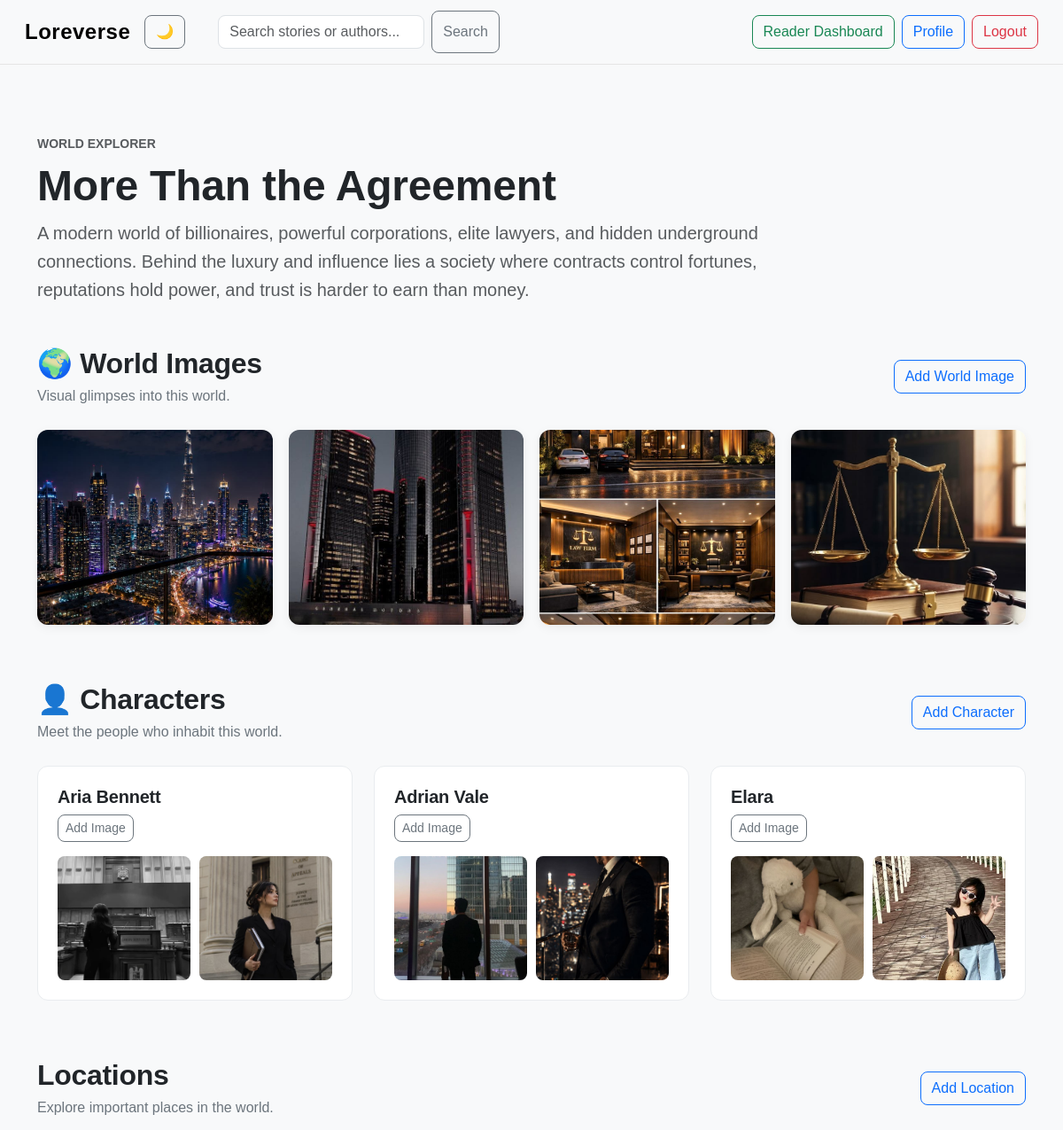
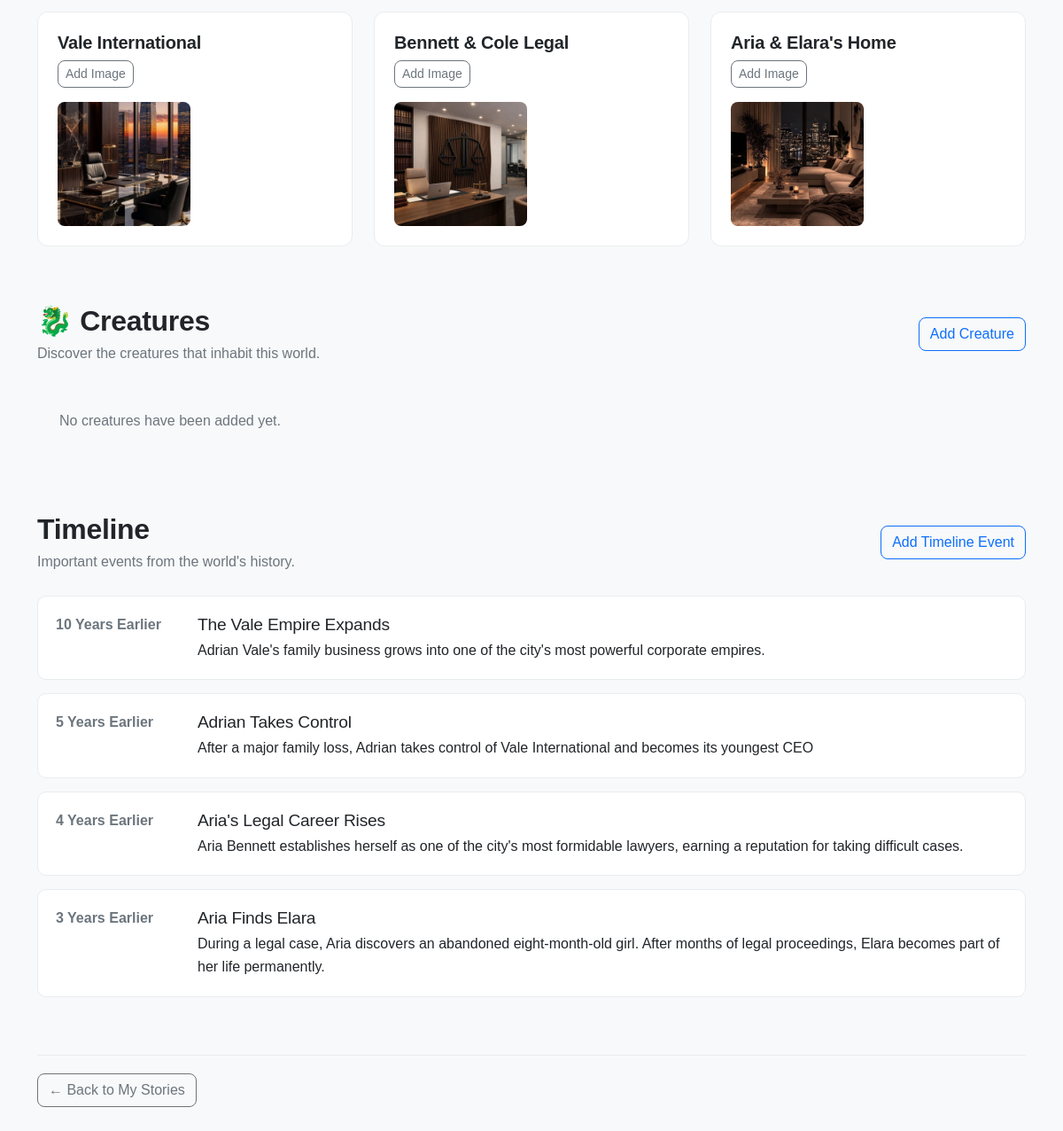
The page /stories/2/world/ (signed in) on the database its author committed (2 pictures, top to bottom).
### loreverse/models.py (models this page shows, shortened)
class Story(models.Model):
    GENRE_CHOICES = [
        ("Fantasy", "Fantasy"),
        ("Romance", "Romance"),
        ("Mystery", "Mystery"),
        ("Horror", "Horror"),
        ("Science Fiction", "Science Fiction"),
        ("Adventure", "Adventure"),
        ("Other", "Other"),]
    title = models.CharField(max_length=200)
    genre = models.CharField(max_length=30, choices=GENRE_CHOICES, default="Other")
    tags = models.CharField(max_length=300, blank=True)
    description = models.TextField()
    cover_image = models.ImageField(upload_to="story_covers/",blank=True)
    author = models.ForeignKey(User, on_delete=models.CASCADE)
    published = models.BooleanField(default=False)
    created_at = models.DateTimeField(auto_now_add=True)
    updated_at = models.DateTimeField(auto_now=True)
    favorited_by = models.ManyToManyField(User, related_name="favorite_stories", blank=True)
    want_to_read_by = models.ManyToManyField(User, related_name="want_to_read_stories", blank=True)

class World(models.Model):
    story = models.OneToOneField(
        Story,
        on_delete=models.CASCADE,
        related_name="world"
    )
    description = models.TextField(blank=True)

class WorldImage(models.Model):
    world = models.ForeignKey(
        World,
        on_delete=models.CASCADE,
        related_name="images"
    )
    image = models.ImageField(upload_to="world_images/")

class Character(models.Model):
    world = models.ForeignKey(
        World,
        on_delete=models.CASCADE,
        related_name="characters"
    )
    name = models.CharField(max_length=200)

class CharacterImage(models.Model):
    character = models.ForeignKey(
        Character,
        on_delete=models.CASCADE,
        related_name="images"
    )
    image = models.ImageField(upload_to="character_images/")

class Location(models.Model):
    world = models.ForeignKey(
        World,
        on_delete=models.CASCADE,
        related_name="locations"
    )
    name = models.CharField(max_length=200)

class LocationImage(models.Model):
    location = models.ForeignKey(
        Location,
        on_delete=models.CASCADE,
        related_name="images"
    )
    image = models.ImageField(upload_to="location_images/")

class TimelineEvent(models.Model):
    world = models.ForeignKey(
        World,
        on_delete=models.CASCADE,
        related_name="timeline"
    )
    title = models.CharField(max_length=200)
    description = models.TextField(blank=True)
    date = models.CharField(max_length=100)

### loreverse/views.py (the view)
# urls.py: path("stories/<int:story_id>/world/", views.world_explorer, name="world_explorer"),
@login_required
def world_explorer(request, story_id):
    story = get_object_or_404(Story, id=story_id)
    if not story.published and story.author != request.user:
        return redirect("index")
    world = get_object_or_404(World, story=story)
    return render(request, "loreverse/world_explorer.html", {
        "story": story, "world": world,
    })

### loreverse/templates/loreverse/world_explorer.html
{% extends "loreverse/layout.html" %}
{% block body %}
<div class="container py-5">
    <div class="world-header mb-5">
        <p class="text-muted text-uppercase small fw-semibold mb-2">World Explorer</p>
        <h1 class="display-5 fw-bold">{{ story.title }}</h1>
        <p class="lead text-muted mb-0">{{ world.description }}</p>
    </div>
    <section class="world-section">
        <div class="world-section-header">
            <div>
                <h2>🌍 World Images</h2>
                <p>Visual glimpses into this world.</p>
            </div>
            {% if request.user == story.author %}
                <a href="{% url 'add_world_image' story.id %}" class="btn btn-outline-primary">Add World Image</a>
            {% endif %}
        </div>
        {% if world.images.all %}
            <div class="world-image-grid">
                {% for image in world.images.all %}
                    <div class="world-image-card">
                        <img src="{{ image.image.url }}" alt="{{ story.title }} world image"
                         class="world-explorer-image">
                    </div>
                {% endfor %}
            </div>
        {% else %}
            <div class="empty-state">
                <p>No world images have been added yet.</p>
            </div>
        {% endif %}
    </section>
    <section class="world-section">
        <div class="world-section-header">
            <div>
                <h2>👤 Characters</h2>
                <p>Meet the people who inhabit this world.</p>
            </div>
            {% if request.user == story.author %}
                <a href="{% url 'create_character' story.id %}" class="btn btn-outline-primary">Add Character</a>
            {% endif %}
        </div>
        {% if world.characters.all %}
            <div class="row g-4">
                {% for character in world.characters.all %}
                    <div class="col-md-6 col-lg-4">
                        <div class="world-entity-card">
                            <h3>{{ character.name }}</h3>
                            {% if request.user == story.author %}
                                <a href="{% url 'add_character_image' story.id character.id %}"
                                class="btn btn-sm btn-outline-secondary mb-3">Add Image</a>
                            {% endif %}
                            <div class="entity-images">
                                {% for image in character.images.all %}
                                    <img src="{{ image.image.url }}"alt="{{ character.name }}"
                                    class="world-explorer-image">
                                {% empty %}
                                    <p class="text-muted small"> No images yet.</p>
                                {% endfor %}
                            </div>
                        </div>
                    </div>
                {% endfor %}
            </div>
        {% else %}
            <div class="empty-state">
                <p>No characters have been added yet.</p>
            </div>
        {% endif %}
    </section>
    <section class="world-section">
        <div class="world-section-header">
            <div>
                <h2> Locations</h2>
                <p>Explore important places in the world.</p>
            </div>
            {% if request.user == story.author %}
                <a href="{% url 'create_location' story.id %}" class="btn btn-outline-primary">Add Location</a>
            {% endif %}
        </div>
        {% if world.locations.all %}
            <div class="row g-4">
                {% for location in world.locations.all %}
                    <div class="col-md-6 col-lg-4">
                        <div class="world-entity-card">
                            <h3>{{ location.name }}</h3>
                            {% if request.user == story.author %}
                                <a href="{% url 'add_location_image' story.id location.id %}"
                                class="btn btn-sm btn-outline-secondary mb-3">Add Image</a>
                            {% endif %}
                            <div class="entity-images">
                                {% for image in location.images.all %}
                                    <img src="{{ image.image.url }}" alt="{{ location.name }}"
                                    class="world-explorer-image">
                                {% empty %}
                                    <p class="text-muted small">No images yet.</p>
                                {% endfor %}
                            </div>
                        </div>
                    </div>
                {% endfor %}
            </div>
        {% else %}
            <div class="empty-state">
                <p>No locations have been added yet.</p>
            </div>
        {% endif %}
    </section>
    <section class="world-section">
        <div class="world-section-header">
            <div>
                <h2>🐉 Creatures</h2>
                <p>Discover the creatures that inhabit this world.</p>
            </div>
            {% if request.user == story.author %}
                <a href="{% url 'create_creature' story.id %}" class="btn btn-outline-primary">Add Creature</a>
            {% endif %}
        </div>
        {% if world.creatures.all %}
            <div class="row g-4">
                {% for creature in world.creatures.all %}
                    <div class="col-md-6 col-lg-4">
                        <div class="world-entity-card">
                            <h3>{{ creature.name }}</h3>
                            {% if request.user == story.author %}
                                <a href="{% url 'add_creature_image' story.id creature.id %}"
                                class="btn btn-sm btn-outline-secondary mb-3">Add Image</a>
                            {% endif %}
                            <div class="entity-images">
                                {% for image in creature.images.all %}
                                    <img src="{{ image.image.url }}"alt="{{ creature.name }}"
                                    class="world-explorer-image">
                                {% empty %}
                                    <p class="text-muted small">No images yet.</p>
                                {% endfor %}
                            </div>
                        </div>
                    </div>
                {% endfor %}
            </div>
        {% else %}
            <div class="empty-state">
                <p>No creatures have been added yet.</p>
            </div>
        {% endif %}
    </section>
    <section class="world-section">
        <div class="world-section-header">
            <div>
                <h2> Timeline</h2>
                <p>Important events from the world's history.</p>
            </div>
            {% if request.user == story.author %}
                <a href="{% url 'create_timeline_event' story.id %}"class="btn btn-outline-primary">
                    Add Timeline Event
                </a>
            {% endif %}
        </div>
        {% if world.timeline.all %}
            <div class="timeline">
                {% for event in world.timeline.all %}
                    <div class="timeline-item">
                        <div class="timeline-date">{{ event.date }}</div>
                        <div class="timeline-content">
                            <h3>{{ event.title }}</h3>
                            <p>{{ event.description }}</p>
                        </div>
                    </div>
                {% endfor %}
            </div>
        {% else %}
            <div class="empty-state">
                <p>No timeline events have been added yet.</p>
            </div>
        {% endif %}
    </section>
    <div class="world-back-link">
        {% if request.user == story.author %}
            <a href="{% url 'my_stories' %}" class="btn btn-outline-secondary">← Back to My Stories</a>
        {% else %}
            <a href="{% url 'story_detail' story.id %}" class="btn btn-outline-secondary">
                ← Back to Story
            </a>
        {% endif %}
    </div>
</div>
{% endblock %}

### loreverse/static/loreverse/styles.css (style rules this page uses)
body { font-family: Arial, sans-serif; margin: 0; background-color : #f8f9fa; color: #212529; }
a { transition: color 0.2s ease; }
.btn { transition: all 0.2s ease; }
section h2 { letter-spacing: -0.3px; }
h1, h2, h3, h4, h5, h6 { letter-spacing: -0.2px; }
h1 { font-weight: 700; }
p { line-height: 1.6; }
.container { max-width: 1200px; }
.btn { border-radius: 8px; font-weight: 500; }
.empty-state { padding: 25px; border-radius: 10px; background-color: #f8f9fa; color: #6c757d; }
.empty-state p { margin: 0; }
.world-header { max-width: 850px; }
.world-section { margin-bottom: 65px; }
.world-section-header { display: flex; justify-content: space-between; align-items: center; gap: 20px; margin-bottom: 25px; }
.world-section-header h2 { font-weight: 700; margin-bottom: 5px; }
.world-section-header p { color: #6c757d; margin-bottom: 0; }
.world-image-grid { display: grid; grid-template-columns: repeat(auto-fit, minmax(220px, 1fr)); gap: 18px; }
.world-image-card { overflow: hidden; border-radius: 12px; background-color: #ffffff; box-shadow: 0 3px 12px rgba(0, 0, 0, 0.06); }
.world-image-card img { display: block; width: 100%; height: 220px; object-fit: cover; transition: transform 0.3s ease; }
.world-entity-card { height: 100%; padding: 22px; border-radius: 12px; background-color: #ffffff; border: 1px solid #e9ecef; transition: transform 0.2s ease, box-shadow 0.2s ease; }
.world-entity-card h3 { font-size: 1.25rem; font-weight: 600; }
.entity-images { display: grid; grid-template-columns: repeat(2, 1fr); gap: 10px; }
.entity-images img { width: 100%; height: 140px; object-fit: cover; border-radius: 8px; }
.timeline { display: flex; flex-direction: column; gap: 15px; }
.timeline-item { display: grid; grid-template-columns: 140px 1fr; gap: 20px; padding: 20px; border-radius: 10px; background-color: #ffffff; border: 1px solid #e9ecef; }
.timeline-date { font-weight: 600; color: #6c757d; }
.timeline-content h3 { margin-bottom: 5px; font-size: 1.2rem; }
.timeline-content p { margin-bottom: 0; }
.world-back-link { padding-top: 20px; border-top: 1px solid #e9ecef; }

### rows shown on the page
Story: title "More Than the Agreement"
World: description "A modern world of billionaires, powerful corporations, elite lawyers, and hidden underground connections. Behind the luxury and influence lies a society where contracts control fortunes, reputations hold power, and trust is harder to earn than money."
WorldImage: image (picture)
WorldImage: image (picture)
WorldImage: image (picture)
WorldImage: image (picture)
Character: name "Aria Bennett"
CharacterImage: image (picture)
CharacterImage: image (picture)
Character: name "Adrian Vale"
CharacterImage: image (picture)
CharacterImage: image (picture)
Character: name "Elara"
CharacterImage: image (picture)
CharacterImage: image (picture)
Location: name "Vale International"
LocationImage: image (picture)
Location: name "Bennett & Cole Legal"
LocationImage: image (picture)
Location: name "Aria & Elara's Home"
LocationImage: image (picture)
TimelineEvent: date "10 Years Earlier", title "The Vale Empire Expands", description "Adrian Vale's family business grows into one of the city's most powerful corporate empires."
TimelineEvent: date "5 Years Earlier", title "Adrian Takes Control", description "After a major family loss, Adrian takes control of Vale International and becomes its youngest CEO"
TimelineEvent: date "4 Years Earlier", title "Aria's Legal Career Rises", description "Aria Bennett establishes herself as one of the city's most formidable lawyers, earning a reputation for taking difficult cases."
TimelineEvent: date "3 Years Earlier", title "Aria Finds Elara", description "During a legal case, Aria discovers an abandoned eight-month-old girl. After months of legal proceedings, Elara becomes part of her life permanently."
